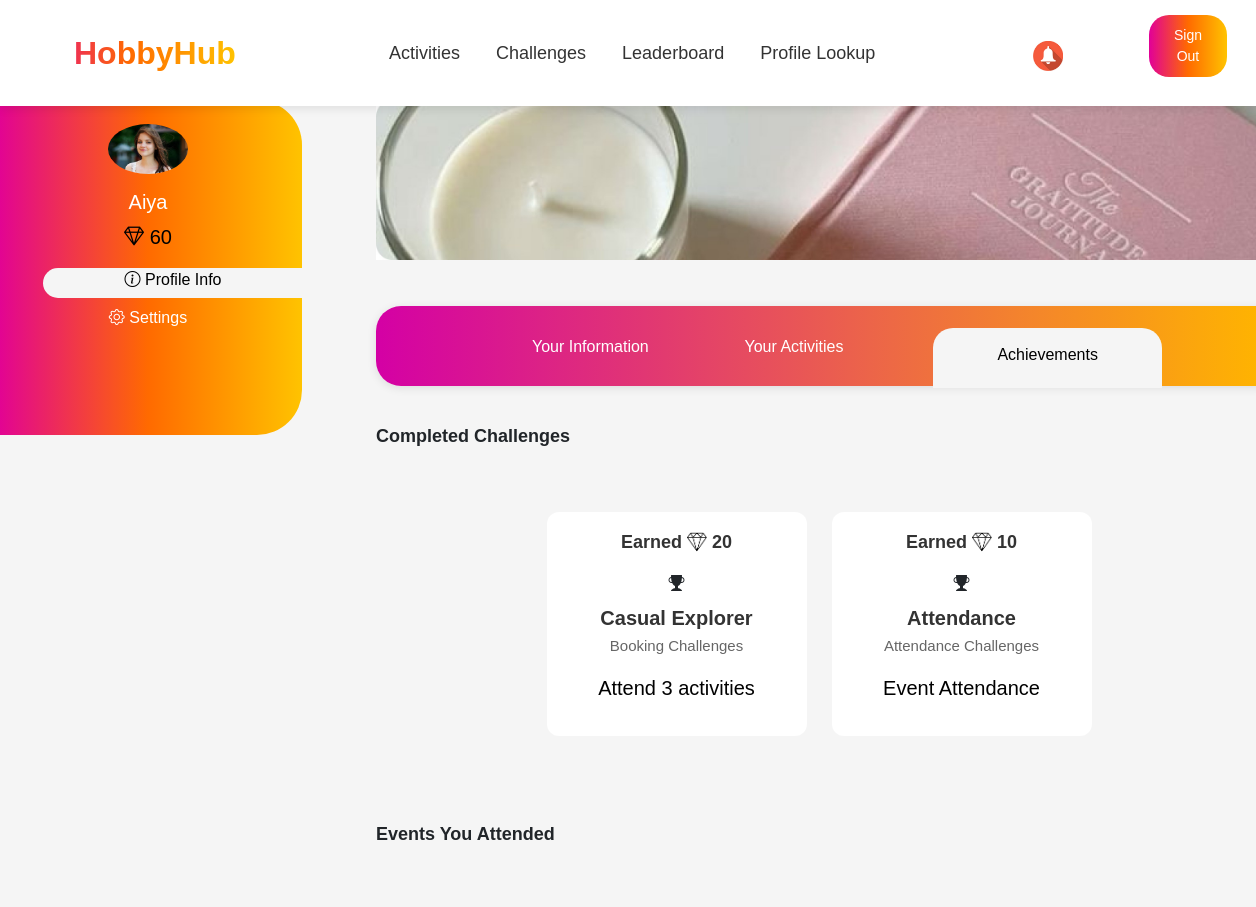
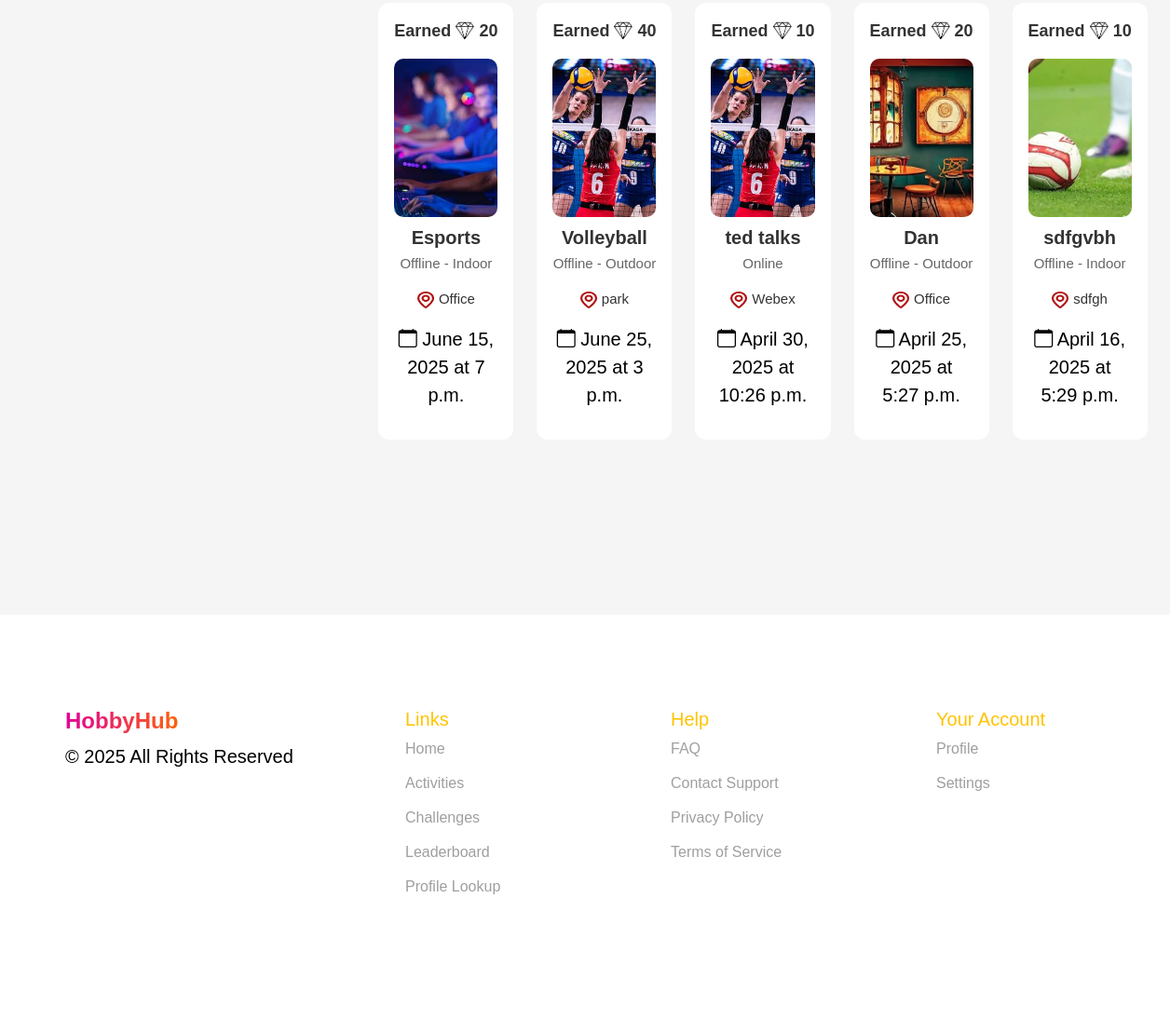
Screenshot of /user_profile/achievements/ (signed in) with the database file from the repository (2 pictures, top to bottom).
### events/models.py (models this page shows, shortened)
class Employee(models.Model):
    nickname = models.CharField(max_length=100, primary_key=True, verbose_name="Nickname")
    name = models.CharField(max_length=255, verbose_name="Name")
    last_name = models.CharField(max_length=255, verbose_name="Last Name")
    number = models.CharField(max_length=20, verbose_name="Number")
    join_date = models.DateField(verbose_name="Join Date")
    date_of_birth = models.DateField(null=True, blank=True, verbose_name="Date of Birth")
    receive_sms_notifications = models.BooleanField(default=True, verbose_name="Receive SMS Notifications")
    receive_email_notifications = models.BooleanField(default=True, verbose_name="Receive Email Notifications")
    receive_reminders = models.BooleanField(default=True, verbose_name="Receive Reminders")
    social_id = models.CharField(max_length=255, blank=True, null=True)  # ID из социальной сети
    social_provider = models.CharField(max_length=50, blank=True, null=True)  # Провайдер (Google, Facebook и т.д.)
    company = models.ForeignKey(
        Company,
        to_field='company_id',
        on_delete=models.CASCADE,
        verbose_name="Company"
    )
    gender = models.CharField(max_length=10, choices=[('Male', 'Male'), ('Female', 'Female')], verbose_name="Gender")
    mail = models.EmailField(unique=True, verbose_name="Email")
    password = models.CharField(max_length=255, verbose_name="Password")
    is_approved = models.BooleanField(default=False, verbose_name="Approved")
    profile_photo = models.ImageField(upload_to='profile_photos/', null=True, blank=True, verbose_name="Profile Photo")
    hobbies = models.ManyToManyField(Hobby, blank=True, related_name='employees')
    diamonds = models.IntegerField(default=0, verbose_name="Diamonds")

class EmployeeChallengeProgress(models.Model):
    employee = models.ForeignKey(Employee, on_delete=models.CASCADE, related_name="challenge_progress")
    challenge = models.ForeignKey(Challenge, on_delete=models.CASCADE, related_name="progress")
    progress = models.IntegerField(default=0, verbose_name="Progress")
    is_completed = models.BooleanField(default=False, verbose_name="Completed")

class Challenge(models.Model):
    name = models.CharField(max_length=255, verbose_name="Challenge Name")
    description = models.TextField(verbose_name="Challenge Description")
    type = models.CharField(
        max_length=50,
        choices=[
            ("activity", "Booking Challenges"),
            ("skill", "Skill Development"),
            ("competition", "Competition & Challenges"),
            ("xp", "Achievement Points"),
            ("consistency", "Consistency Challenges"),
            ("attendance", "Attendance Challenges"),
        ],
        verbose_name="Challenge Type",
    )
    goal = models.IntegerField(verbose_name="Goal (e.g., number of activities, XP, etc.)")
    reward_diamonds = models.IntegerField(default=0, verbose_name="Reward Diamonds")
    company = models.ForeignKey(Company, on_delete=models.CASCADE, verbose_name="Company")

class AttendanceRecord(models.Model):
    event = models.ForeignKey(Event, on_delete=models.CASCADE, related_name='attendance_records')
    employee = models.ForeignKey(Employee, on_delete=models.CASCADE, related_name='attendance_records')
    first_name = models.CharField(max_length=255, blank=True)
    last_name = models.CharField(max_length=255, blank=True)
    timestamp = models.DateTimeField(default=timezone.now)  # Changed from auto_now_add
    class Meta:
        unique_together = ('event', 'employee')

class Event(models.Model):
    EVENT_TYPES = [
        ('offline-outdoor', 'Offline - Outdoor'),
        ('offline-indoor', 'Offline - Indoor'),
        ('online', 'Online'),
    ]
    EVENT_STATUS = [
        ('upcoming', 'Upcoming'),
        ('in_progress', 'In Progress'),
        ('completed', 'Completed'),
    ]
    title = models.CharField(max_length=150)
    description = models.TextField()
    location = models.CharField(max_length=250)
    date = models.DateField()
    time = models.TimeField()
    event_type = models.CharField(max_length=15, choices=EVENT_TYPES, default='offline-indoor')
    status = models.CharField(max_length=12, choices=EVENT_STATUS, default='upcoming')
    hobbies = models.ManyToManyField(Hobby, related_name='events')
    image = models.ImageField(upload_to='event_images/', null=True, blank=True)
    company = models.ForeignKey(
        Company,
        to_field='company_id',
        on_delete=models.CASCADE,
        related_name='events',
        verbose_name="Company"
    )
    diamonds = models.IntegerField(default=0, verbose_name="Diamonds")
    quota = models.IntegerField(default=10, verbose_name="Quota")
    participants = models.ManyToManyField(Employee, related_name='events', blank=True)

### events/views.py (the view)
# urls.py: path('user_profile/achievements/', user_achievements, name='user_achievements'),
@role_required("employee")
@approval_required
def user_achievements(request):
    nickname = request.session.get("nickname")
    if not nickname:
        return redirect("sign_in")
    user = Employee.objects.filter(nickname=nickname).first()
    if not user:
        return redirect("sign_in")
    completed_challenges = EmployeeChallengeProgress.objects.filter(
        employee=user,
        is_completed=True
    ).select_related('challenge')
    attended_events = Event.objects.filter(
        attendance_records__employee=user,
        status='completed'
    ).distinct()
    return render(request, 'user_achievements.html', {
        "user": user,
        "completed_challenges": completed_challenges,
        "attended_events": attended_events,
    })

### events/views.py (called while the page is built)
def role_required(role):
    def decorator(view_func):
        @wraps(view_func)
        def wrapper(request, *args, **kwargs):
            if role == "employee" and not request.session.get("nickname"):
                return redirect(f"/sign_in/?next={request.get_full_path()}")
            if role == "organizer" and not request.session.get("company_id"):
                return redirect(f"/sign_in/?next={request.get_full_path()}")
            return view_func(request, *args, **kwargs)
        return wrapper
    return decorator

def approval_required(view_func):
    @wraps(view_func)
    def _wrapped_view(request, *args, **kwargs):
        nickname = request.session.get("nickname")
        if not nickname:
            return redirect("sign_in")
        user = Employee.objects.filter(nickname=nickname).first()
        if not user or not user.is_approved:
            return redirect("")
        return view_func(request, *args, **kwargs)
    return _wrapped_view

### events/templates/user_achievements.html (shortened to what this page needs)
{% extends "user_profile_base.html" %}
{% load static %}
{% block extra_css %}
    <link rel="stylesheet" href="https://cdn.jsdelivr.net/npm/bootstrap@5.3.0/dist/css/bootstrap.min.css">
    <link href="https://cdn.jsdelivr.net/npm/bootstrap-icons/font/bootstrap-icons.css" rel="stylesheet">
    <link href="https://fonts.cdnfonts.com/css/gilroy-bold" rel="stylesheet">
    <link rel="stylesheet" href="{% static 'css/all.css' %}">
    <link rel="stylesheet" href="{% static 'css/sass_styles.css' %}">
{% endblock %}
{% block content %}
<div class="container mt-4">
    <div class="row mainpartpro">
        <div class="col-md-2">
            <div class="sidebar p-4">
                {% if user.profile_photo %}
                    <img src="{{ user.profile_photo.url }}" alt="Profile" class="rounded-circle mb-3" width="80">
                {% else %}
                    <img src="{% static 'images/profile_photo.png' %}" class="rounded-circle mb-3" width="80">
                {% endif %}
                <h5>{{ user.name }}</h5>
                <p><i class="bi bi-gem"></i> {{ user.diamonds }}</p>
                <div class="pro-act-set-tab w-100 mb-2"><i class="bi bi-info-circle"></i><a href="#"> Profile Info</a></div>
                <div class="pro-set-tab w-100 mb-2"><i class="bi bi-gear"></i><a href="{% url 'user_setting' %}"> Settings</a></div>
            </div>
        </div>
        <div class="col-md-10 mainpartpro">
            <img src="{% static 'images/profile_banner.jpg' %}" class="img-fluid mb-3" alt="Banner">
            <div class="navbar user_det">
                <div class="tab"><a href="{% url 'user_profile' %}">Your Information</a></div>
                <div class="tab tab_act_ach"><a href="{% url 'profile_user_act' %}">Your Activities</a></div>
                <div class="tab active-tab"><a href="{% url 'user_achievements' %}">Achievements</a></div>
            </div>
            <div class="mb-5">
                <h3 class="mb-4">Completed Challenges</h3>
                {% if completed_challenges %}
                    <div class="earned-activity-container">
                        {% for progress in completed_challenges %}
                        <div class="earned-activity-box">
                            <p class="earned-reward-text">Earned <img src="{% static 'images/diamond.png' %}" alt="Diamond" class="earned-reward-icon"> {{ progress.challenge.reward_diamonds }}</p>
                            <div class="earned-activity-icon">
                                <i class="bi bi-trophy-fill"></i>
                            </div>
                            <h3>{{ progress.challenge.name }}</h3>
                            <p class="earned-activity-category">{{ progress.challenge.get_type_display }}</p>
                            <p class="earned-activity-description">{{ progress.challenge.description }}</p>
                        </div>
                        {% endfor %}
                    </div>
                {% else %}
                <div class="alert alert-info">
                    You haven't completed any challenges yet.
                </div>
                {% endif %}
            </div>
            <div class="mb-5">
                <h3 class="mb-4">Events You Attended</h3>
                {% if user.attendance_records.all %}
                    <div class="earned-activity-container">
                        {% for record in user.attendance_records.all %}
                            <div class="earned-activity-box">
                                <p class="earned-reward-text">Earned <img src="{% static 'images/diamond.png' %}" alt="Diamond" class="earned-reward-icon"> {{ record.event.diamonds }}</p>
                                {% if record.event.image %}
                                    <img src="{{ record.event.image.url }}" alt="{{ record.event.title }}" class="earned-activity-image">
                                {% else %}
                                    <div class="earned-activity-icon">
                                        <i class="bi bi-calendar-event" style="font-size: 2rem;"></i>
                                    </div>
                                {% endif %}
                                <h3>{{ record.event.title }}</h3>
                                <p class="earned-activity-category">{{ record.event.get_event_type_display }}</p>
                                <p class="earned-activity-location">
                                    <img src="{% static 'images/your_act_location.png' %}" alt="Location" class="earned-location-icon"> {{ record.event.location }}
                                </p>
                                <p class="earned-activity-date">
                                    <i class="bi bi-calendar"></i> {{ record.event.date }} at {{ record.event.time }}
                                </p>
                            </div>
                        {% endfor %}
                    </div>
                {% else %}
                    <div class="alert alert-info">
                        You haven't attended any events yet.
                    </div>
                {% endif %}
            </div>
        </div>
    </div>
</div>
{% endblock %}

### events/static/css/guest-styles.css (style rules this page uses)
html { scroll-behavior: smooth; }
body { font-family: 'Girloy-Medium', sans-serif !important; margin: auto; background-color: #f5f5f5; }
p { color: #000000; font-weight: 400; font-size: 20px; }

### events/static/css/organizer-styles.css (style rules this page uses)
body { font-family: 'Gilroy-Medium', sans-serif; background-color: #F5F5F5; }
body h1, h2, h3, h4,h5,h6, header { font-family: 'Gilroy-Bold', sans-serif; }
p { color: #000000; font-weight: 400; font-size: 20px; }
.navbar { padding: 15px 0; box-shadow: 0 2px 10px rgba(0, 0, 0, 0.1); }

### events/static/css/user-styles.css (style rules this page uses)
body { overflow-x: hidden; }

### events/static/css/profile.css (style rules this page uses)
.mainpartpro { margin-top: 50px; margin-left: 50px; margin-right: -50px; margin-bottom: 50px; }
.mainpartpro img { border: 10px 10px 0px 0px; }
.pro-act-set-tab i, .pro-set-tab i { font-size: 16px; }
.pro-act-set-tab { background: #F5F5F5; color: #000000; margin-left: 25px; border-radius: 25px 0px 0px 25px; height: 30px; font-size: 16px; }
.sidebar { margin-top: 50px; margin-left: -150px; height: 335px; background: linear-gradient(90deg, #E10098 0%, #FF6A00 50%, #FFC300 100%); color: white; padding: 20px; border-radius: 0px 45px 45px 0px; text-align: center; }
.user_det { display: flex; background: linear-gradient(to right, #d400a5, #ffb400); border-radius: 25px 0px 0px 25px; padding: 0px 100px 0px 100px; max-width: 1200px; height: 80px; margin: 30px auto; position: relative; }
.tab { flex: 1; text-align: center; padding: 15px; color: white; font-weight: bold; cursor: pointer; position: relative; }
.tab a, .pro-set-tab a { text-decoration: none; color: white; font-weight: 400; }
.tab_act_ach a { margin-left: -50px; }
.active-tab { margin-top: 22px; background: #F5F5F5; color: black; border-radius: 20px 20px 0px 0px; padding: 15px; height: 60px; }
.active-tab a,.act-active-tab a, .pro-act-set-tab a { text-decoration: none; color: black; }
.earned-activity-container { display: flex; justify-content: center; gap: 25px; padding: 40px; }
.earned-activity-box { background: #fff; border: 2px solid transparent; border-radius: 12px; padding: 15px; width: 260px; text-align: center; }
.earned-reward-text { font-size: 18px; font-weight: bold; color: #333; display: flex; align-items: center; justify-content: center; gap: 5px; }
.earned-reward-icon { width: 20px; height: 20px; vertical-align: middle; }
.earned-activity-image { width: 100%; border-radius: 10px; height: 170px; object-fit: cover; }
.earned-activity-container h3 { font-size: 20px; margin: 10px 0 5px; color: #333; }
.earned-activity-category { font-size: 15px; color: #666; }
.earned-activity-location { font-size: 15px; color: #333; display: flex; align-items: center; justify-content: center; gap: 5px; }
.earned-location-icon { width: 18px; height: 18px; }
h3 { font-size: 18px; font-weight: bold; margin-top: 40px; margin-bottom: 20px; }

### events/static/css/activities.css (style rules this page uses)
:root { --primary-color: #FF6A00; --secondary-color: #FFC300; --accent-color: #E10098; --dark-color: #333333; --light-color: #F5F5F5; --white: #FFFFFF; --gray: #9F9F9F; --border-radius: 12px; --box-shadow: 0 4px 12px rgba(0, 0, 0, 0.1); --transition: all 0.3s ease; }
body { font-family: 'Gilroy-Medium', sans-serif; }
body h1, h2, h3, h4,h5,h6, header { font-family: 'Gilroy-Bold', sans-serif; }

### events/static/css/employees.css (style rules this page uses)
body { font-family: 'Gilroy-Medium', sans-serif; background-color: #F5F5F5; }
body h1, h2, h3, h4,h5,h6, header { font-family: 'Gilroy-Bold', sans-serif; }

### rows the page displays
Employee: profile_photo (picture), name "Aiya", diamonds "60"
EmployeeChallengeProgress: challenge.reward_diamonds "20", challenge.name "Casual Explorer", challenge.type "Booking Challenges", challenge.description "Attend 3 activities"
EmployeeChallengeProgress: challenge.reward_diamonds "10", challenge.name "Attendance", challenge.type "Attendance Challenges", challenge.description "Event Attendance"
AttendanceRecord: event.diamonds "20", event.image (picture), event "Esports", event.event_type "Offline - Indoor", event.location "Office", event "June 15, 2025", event.time "7 p.m."
AttendanceRecord: event.diamonds "40", event.image (picture), event "Volleyball", event.event_type "Offline - Outdoor", event.location "park", event "June 25, 2025", event.time "3 p.m."
AttendanceRecord: event.diamonds "10", event.image (picture), event "ted talks", event.event_type "Online", event.location "Webex", event "April 30, 2025", event.time "10:26 p.m."
AttendanceRecord: event.diamonds "20", event.image (picture), event "Dan", event.event_type "Offline - Outdoor", event.location "Office", event "April 25, 2025", event.time "5:27 p.m."
AttendanceRecord: event.diamonds "10", event.image (picture), event "sdfgvbh", event.event_type "Offline - Indoor", event.location "sdfgh", event "April 16, 2025", event.time "5:29 p.m."
